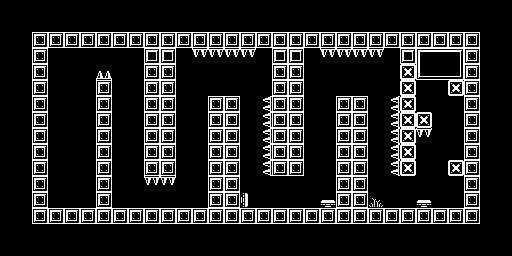

Rendered tile map (Tiled .tmx) drawn with the repository's tilesets; below, a short description and the full map source, tile grids included:
An orthogonal 32x16 tile map with 16x16 px tiles, 1 tile layer (Capa de patrones 1) and 30 objects (14x Colider, 9x Pico, 4x Exit, Spawn, World).

<map version="1.5" tiledversion="1.7.1" orientation="orthogonal" renderorder="right-down" width="32" height="16" tilewidth="16" tileheight="16" infinite="0" nextlayerid="11" nextobjectid="151">
 <tileset firstgid="1" name="tilemap" tilewidth="16" tileheight="16" spacing="1" tilecount="1548" columns="36">
  <image source="../Tilemap/tilemap.png" width="621" height="746" />
  <tile id="18">
   <animation>
    <frame tileid="54" duration="130" />
    <frame tileid="54" duration="130" />
    <frame tileid="18" duration="130" />
    <frame tileid="18" duration="130" />
    <frame tileid="18" duration="130" />
    <frame tileid="54" duration="130" />
   </animation>
  </tile>
  <tile id="47">
   <objectgroup draworder="index" id="2">
    <object id="1" type="Colider" x="0" y="0" width="16" height="16" />
   </objectgroup>
  </tile>
  <tile id="294">
   <objectgroup draworder="index" id="2">
    <object id="1" type="Pico" x="16" y="0">
     <polygon points="0,0 -6.00532,2.59436 -5.96279,13.4397 0,16" />
    </object>
   </objectgroup>
  </tile>
  <tile id="327" type="Pico">
   <objectgroup draworder="index" id="3">
    <object id="2" x="0" y="16">
     <polygon points="0,0 2.76449,-5.7076 13.0569,-5.53748 16,0" />
    </object>
   </objectgroup>
  </tile>
  <tile id="364" type="Pico">
   <objectgroup draworder="index" id="2">
    <object id="1" name="Picos" type="Pico" x="0" y="0">
     <polygon points="0,0 0,16 5.625,13.3125 5.625,2.4375" />
    </object>
   </objectgroup>
  </tile>
  <tile id="701">
   <objectgroup draworder="index" id="2">
    <object id="1" type="Exit" x="0" y="0" width="16" height="16" />
   </objectgroup>
  </tile>
  <tile id="702">
   <objectgroup draworder="index" id="2">
    <object id="1" type="Exit" x="0" y="0" width="16" height="16" />
   </objectgroup>
  </tile>
  <tile id="703">
   <objectgroup draworder="index" id="2">
    <object id="1" type="Exit" x="0" y="0" width="16" height="16" />
   </objectgroup>
  </tile>
 </tileset>
 <layer id="1" name="Capa de patrones 1" width="32" height="16">
  <data encoding="csv">
0,0,0,0,0,0,0,0,0,0,0,0,0,0,0,0,0,0,0,0,0,0,0,0,0,0,0,0,0,0,0,0,
0,0,0,0,0,0,0,0,0,0,0,0,0,0,0,0,0,0,0,0,0,0,0,0,0,0,0,0,0,0,0,0,
0,0,48,48,48,48,48,48,48,48,48,48,48,48,48,48,48,48,48,48,48,48,48,48,48,48,48,48,48,48,0,0,
0,0,48,0,0,0,0,0,0,12,12,0,3221225800,3221225800,3221225800,3221225800,0,12,12,0,3221225800,3221225800,3221225800,3221225800,0,12,630,631,632,48,0,0,
0,0,48,0,0,0,328,0,0,48,48,0,0,0,0,0,0,48,48,0,0,0,0,0,0,47,702,703,704,48,0,0,
0,0,48,0,0,0,48,0,0,48,48,0,0,0,0,0,0,48,48,0,0,0,0,0,0,47,0,0,47,48,0,0,
0,0,48,0,0,0,48,0,0,48,48,0,0,48,48,0,295,48,48,0,0,48,48,0,295,47,0,0,0,48,0,0,
0,0,48,0,0,0,48,0,0,48,48,0,0,48,48,0,295,48,48,0,0,48,48,0,295,47,47,0,0,48,0,0,
0,0,48,0,0,0,48,0,0,48,48,0,0,48,48,0,295,48,48,0,0,48,48,0,295,47,1073742152,0,0,48,0,0,
0,0,48,0,0,0,48,0,0,48,48,0,0,48,48,0,295,48,48,0,0,48,48,0,295,47,0,0,0,48,0,0,
0,0,48,0,0,0,48,0,0,48,48,0,0,48,48,0,295,48,48,0,0,48,48,0,295,47,0,0,47,48,0,0,
0,0,48,0,0,0,48,0,0,1073742152,1073742152,0,0,48,48,0,0,0,0,0,0,48,48,0,0,0,0,0,0,48,0,0,
0,0,48,0,0,0,48,0,0,0,0,0,0,48,48,3758096676,0,0,0,0,292,48,48,19,0,0,292,0,0,48,0,0,
0,0,48,48,48,48,48,48,48,48,48,48,48,48,48,48,48,48,48,48,48,48,48,48,48,48,48,48,48,48,0,0,
0,0,0,0,0,0,0,0,0,0,0,0,0,0,0,0,0,0,0,0,0,0,0,0,0,0,0,0,0,0,0,0,
0,0,0,0,0,0,0,0,0,0,0,0,0,0,0,0,0,0,0,0,0,0,0,0,0,0,0,0,0,0,0,0
</data>
 </layer>
 <objectgroup id="2" name="colisiones">
  <object id="123" type="Colider" x="32" y="32" width="16" height="192" />
  <object id="124" type="Colider" x="48" y="208" width="432" height="16" />
  <object id="125" type="Colider" x="464" y="48" width="16" height="160" />
  <object id="126" type="Colider" x="48" y="32" width="432" height="16" />
  <object id="127" type="Colider" x="400" y="65.75" width="16" height="110.25" />
  <object id="129" type="Colider" x="336.5" y="96" width="31.5" height="112" />
  <object id="130" type="Colider" x="273" y="64" width="31" height="112" />
  <object id="131" type="Colider" x="208" y="96" width="30.5" height="112" />
  <object id="133" type="Colider" x="96" y="80" width="16" height="128" />
  <object id="134" type="Colider" x="448" y="160" width="16" height="16" />
  <object id="135" type="Colider" x="416" y="112" width="16" height="16" />
  <object id="136" type="Colider" x="448" y="80" width="16" height="16" />
  <object id="148" type="Colider" x="144" y="64" width="32" height="112" />
 </objectgroup>
 <objectgroup id="3" name="SpawnPoint" offsetx="0.333333" offsety="1">
  <object id="122" type="Spawn" x="78.1667" y="187.5" />
 </objectgroup>
 <objectgroup id="6" name="Exits">
  <object id="138" type="Exit" x="416" y="48" width="48" height="32" />
 </objectgroup>
 <objectgroup id="5" name="worldbounds" visible="0">
  <object id="71" type="World" x="0" y="16" width="512" height="224" />
 </objectgroup>
 <objectgroup id="7" name="picos">
  <object id="141" type="Pico" x="96" y="78.9091">
   <polygon points="0.391304,1.13043 2.16206,-3.79051 13.5059,-3.81818 15.7668,1.11858" />
  </object>
  <object id="142" type="Pico" x="192" y="48">
   <polygon points="0,0 64,0 61.1818,5.54545 2.81818,5.45455" />
  </object>
  <object id="143" type="Pico" x="272" y="96">
   <polygon points="0,0 -0.03125,79.3125 -6.45455,76.4545 -6.18182,2.54545" />
  </object>
  <object id="144" type="Pico" x="144" y="176">
   <polygon points="0.5625,0.078125 31.3906,-0.078125 29.2727,4.54545 2.54545,4.27273" />
  </object>
  <object id="145" type="Pico" x="400" y="176">
   <polygon points="0.0444444,-0.377778 -5.5,-3 -5.375,-77.125 0,-80" />
  </object>
  <object id="146" type="Pico" x="320" y="48">
   <polygon points="0,0 64,0 60.125,6.625 3.375,6.5" />
  </object>
  <object id="147" type="Pico" x="416" y="128">
   <polygon points="0,0 16,0 12.625,6 3.125,5.625" />
  </object>
 </objectgroup>
</map>
